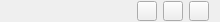
<?xml version="1.0" encoding="UTF-8"?>
<ui version="4.0">
 <class>ChannelWidget</class>
 <widget class="QWidget" name="ChannelWidget">
  <property name="geometry">
   <rect>
    <x>0</x>
    <y>0</y>
    <width>220</width>
    <height>22</height>
   </rect>
  </property>
  <property name="minimumSize">
   <size>
    <width>0</width>
    <height>22</height>
   </size>
  </property>
  <property name="maximumSize">
   <size>
    <width>16777215</width>
    <height>22</height>
   </size>
  </property>
  <property name="windowTitle">
   <string>Form</string>
  </property>
  <layout class="QHBoxLayout" name="horizontalLayout">
   <property name="topMargin">
    <number>0</number>
   </property>
   <property name="bottomMargin">
    <number>0</number>
   </property>
   <item>
    <widget class="QLabel" name="m_label_name">
     <property name="minimumSize">
      <size>
       <width>100</width>
       <height>20</height>
      </size>
     </property>
     <property name="maximumSize">
      <size>
       <width>100</width>
       <height>20</height>
      </size>
     </property>
     <property name="text">
      <string/>
     </property>
    </widget>
   </item>
   <item>
    <spacer name="horizontalSpacer">
     <property name="orientation">
      <enum>Qt::Horizontal</enum>
     </property>
     <property name="sizeHint" stdset="0">
      <size>
       <width>40</width>
       <height>20</height>
      </size>
     </property>
    </spacer>
   </item>
   <item>
    <widget class="QPushButton" name="m_pushButton_copy">
     <property name="sizePolicy">
      <sizepolicy hsizetype="Minimum" vsizetype="Minimum">
       <horstretch>0</horstretch>
       <verstretch>0</verstretch>
      </sizepolicy>
     </property>
     <property name="minimumSize">
      <size>
       <width>20</width>
       <height>20</height>
      </size>
     </property>
     <property name="maximumSize">
      <size>
       <width>20</width>
       <height>20</height>
      </size>
     </property>
     <property name="icon">
      <iconset resource="resource.qrc">
       <normaloff>:/image/copy.png</normaloff>:/image/copy.png</iconset>
     </property>
    </widget>
   </item>
   <item>
    <widget class="QPushButton" name="m_pushButton_setting">
     <property name="sizePolicy">
      <sizepolicy hsizetype="Minimum" vsizetype="Minimum">
       <horstretch>0</horstretch>
       <verstretch>0</verstretch>
      </sizepolicy>
     </property>
     <property name="minimumSize">
      <size>
       <width>20</width>
       <height>20</height>
      </size>
     </property>
     <property name="maximumSize">
      <size>
       <width>20</width>
       <height>20</height>
      </size>
     </property>
     <property name="icon">
      <iconset resource="resource.qrc">
       <normaloff>:/image/gear.png</normaloff>:/image/gear.png</iconset>
     </property>
    </widget>
   </item>
   <item>
    <widget class="QPushButton" name="m_pushButton_delete">
     <property name="sizePolicy">
      <sizepolicy hsizetype="Minimum" vsizetype="Minimum">
       <horstretch>0</horstretch>
       <verstretch>0</verstretch>
      </sizepolicy>
     </property>
     <property name="minimumSize">
      <size>
       <width>20</width>
       <height>20</height>
      </size>
     </property>
     <property name="maximumSize">
      <size>
       <width>20</width>
       <height>20</height>
      </size>
     </property>
     <property name="icon">
      <iconset resource="resource.qrc">
       <normaloff>:/image/bin.png</normaloff>:/image/bin.png</iconset>
     </property>
    </widget>
   </item>
  </layout>
 </widget>
 <resources>
  <include location="resource.qrc"/>
 </resources>
 <connections/>
</ui>
